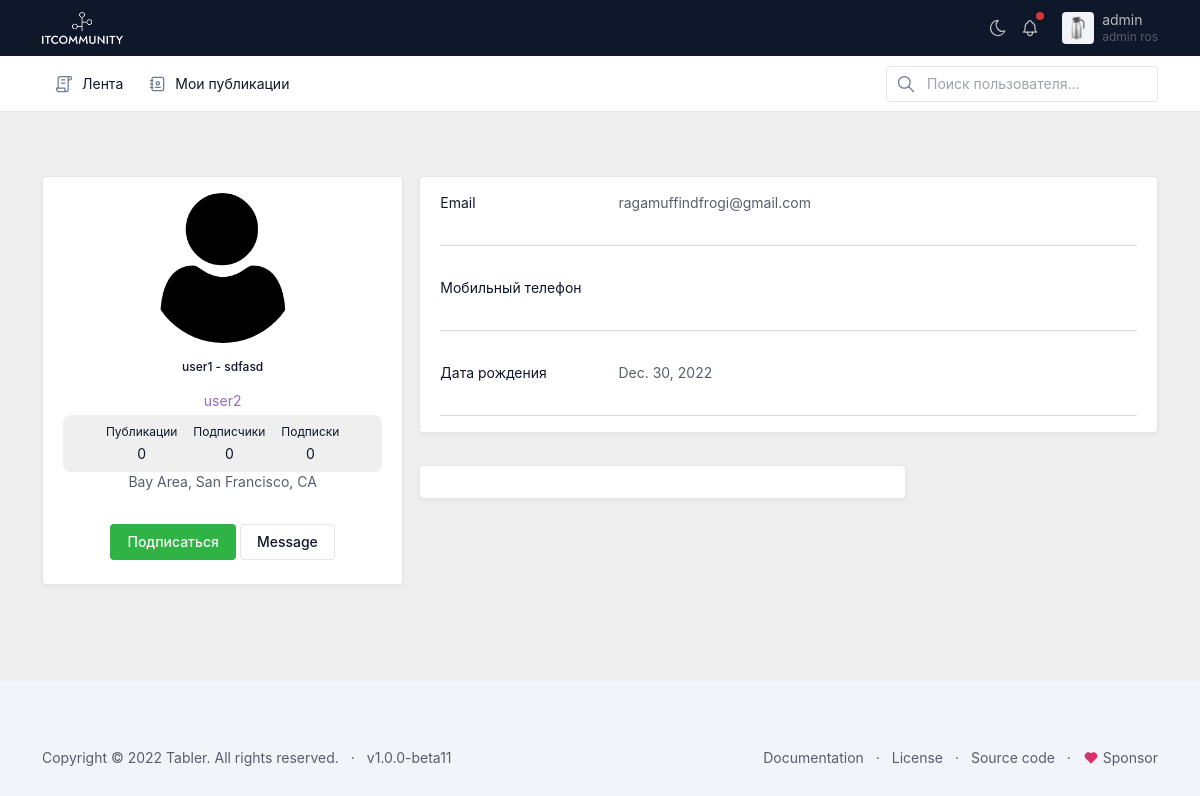
Page /accounts/user/profile/detail/3/ (signed in) on the earlier database version.
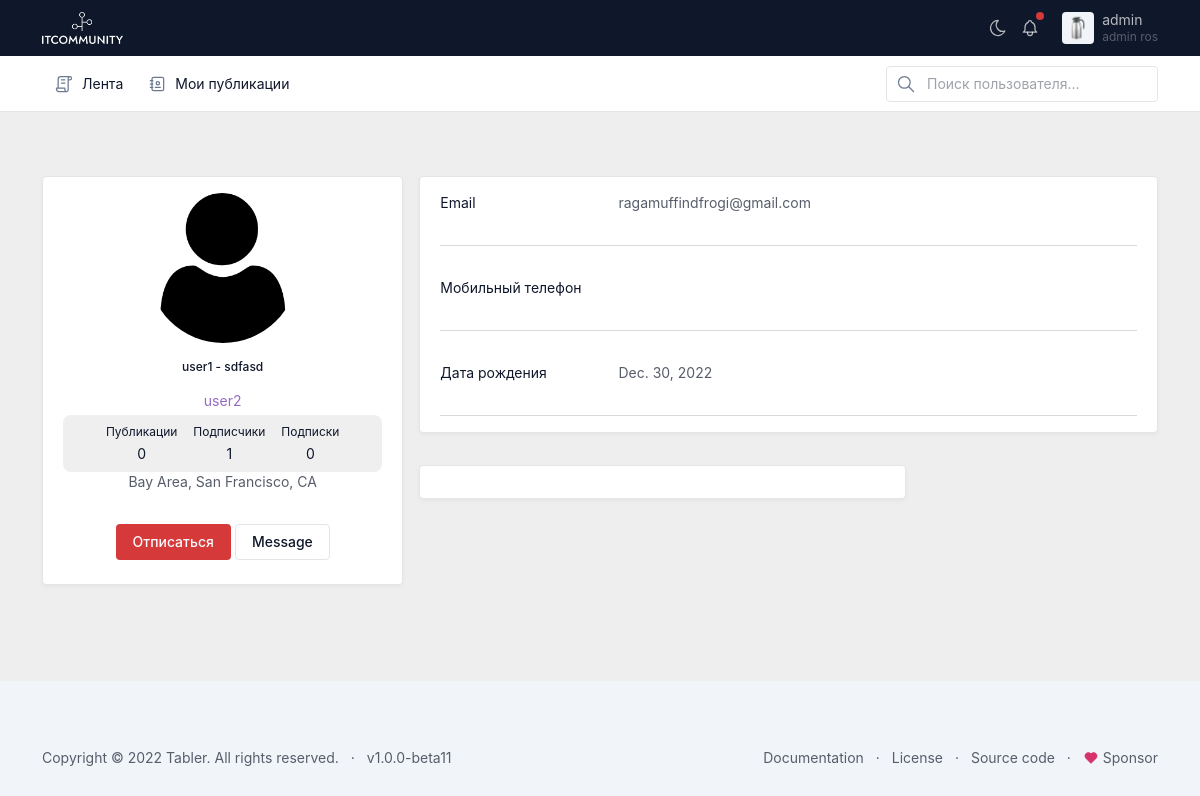
Same page on the later database version.
### apps/accounts/models.py (models this page shows, shortened)
class User(AbstractUser):
    avatar = models.ImageField(
        upload_to="users/avatars/",
        null=True,  # для базы
        blank=True,  # для формы
        verbose_name="Фото профиля"
    )
    birthday = models.DateField("Дата рождения", null=True)
    phone = models.CharField("Номер телефона", max_length=14, null=True)
    following = models.ManyToManyField("self", blank=True, null=True,
                 related_name="followers", symmetrical=False)
    is_private = models.BooleanField(default=False)
    class Meta:
        verbose_name = "Пользователь"
        verbose_name_plural = "Пользователи"
    @property
    def full_name(self):
        return f"{self.first_name} - {self.last_name}"

### apps/accounts/views.py (the view)
# urls.py: path("user/profile/detail/<int:pk>/", UserProfileView.as_view(), name="user_details"),
class UserProfileView(LoginRequiredMixin, DetailView):
    template_name = "user_profile_detail.html"
    model = User
    queryset = User.objects.all()

### apps/accounts/templates/user_profile_detail.html (shortened to what the changed rows need)
{% extends 'base.html' %}
{% block content %}
    <section style="background-color: #eee;">
        <div class="container py-5">
            <div class="row">
                <div class="col-lg-4">
                    <div class="card mb-4">
                        <div class="card-body text-center">
                            {% if object.avatar %}
                                <img src="{{ object.avatar.url }}" alt="avatar"
                                     class="rounded-circle img-fluid" style="width: 150px;">
                            {% else %}
                                <img src="/static/img/icons/user_profile.png" alt="avatar"
                                     class="rounded-circle img-fluid" style="width: 150px;">
                            {% endif %}
                            <h5 class="my-3">{{ object.full_name }}</h5>
                            <p class="text-primary mb-1">{{ object.username }}</p>
                            <div class="d-flex justify-content-center rounded-3 p-2"
                                 style="background-color: #efefef;">
                                <div>
                                    <p class="small text mb-1">Публикации</p>
                                    <p class="mb-0">{{ object.posts.count }}</p>
                                </div>
                                <div class="px-3">
                                    <p class="small text mb-1">Подписчики </p>
                                    <p class="mb-0"> {{ object.followers.count }}</p>
                                </div>
                                <div>
                                    <p class="small text mb-1">Подписки</p>
                                    <p class="mb-0">{{ object.following.count }}</p>
                                </div>
                            </div>
                            <p class="text-muted mb-4">Bay Area, San Francisco, CA</p>
                            <div class="d-flex justify-content-center mb-2">
                                {% if request.user in object.followers.all %}
                                    <a href="{% url 'unfollow' object.id %}" class="btn btn-danger"> Отписаться </a>
                                {% else %}
                                    <a href="{% url 'follow' object.id %}" class="btn btn-success"> Подписаться </a>
                                {% endif %}
                                <button type="button" class="btn btn-outline-primary ms-1">Message</button>
                            </div>
                        </div>
                    </div>
                </div>
                {% if not object.is_private or request.user in object.followers.all %}
                    <div class="col-lg-8">
                        <div class="card mb-4">
                            <div class="card-body">
                                <div class="row">
                                    <div class="col-sm-3">
                                        <p class="mb-0">Email</p>
                                    </div>
                                    <div class="col-sm-9">
                                        <p class="text-muted mb-0">{{ object.email }}</p>
                                    </div>
                                </div>
                                <hr>
                                <div class="row">
                                    <div class="col-sm-3">
                                        <p class="mb-0">Мобильный телефон</p>
                                    </div>
                                    <div class="col-sm-9">
                                    </div>
                                </div>
                                <hr>
                                <div class="row">
                                    <div class="col-sm-3">
                                        <p class="mb-0">Дата рождения</p>
                                    </div>
                                    <div class="col-sm-9">
                                        <p class="text-muted mb-0">{{ object.birthday }}</p>
                                    </div>
                                </div>
                                <hr>
                            </div>
                        </div>
                        <div class="row">
                            <div class="col-lg-8">
                                <div class="card">
                                    <div class="card-body ">
                                    </div>
                                </div>
                            </div>
                        </div>
                    </div>
                {% endif %}
            </div>
        </div>
    </section>
{% endblock %}

Differences in the rows shown:
changed User "user2": followers.count "0" → "1"
Other differences:
text no longer shown: "Подписаться"
text now shown: "Отписаться"
